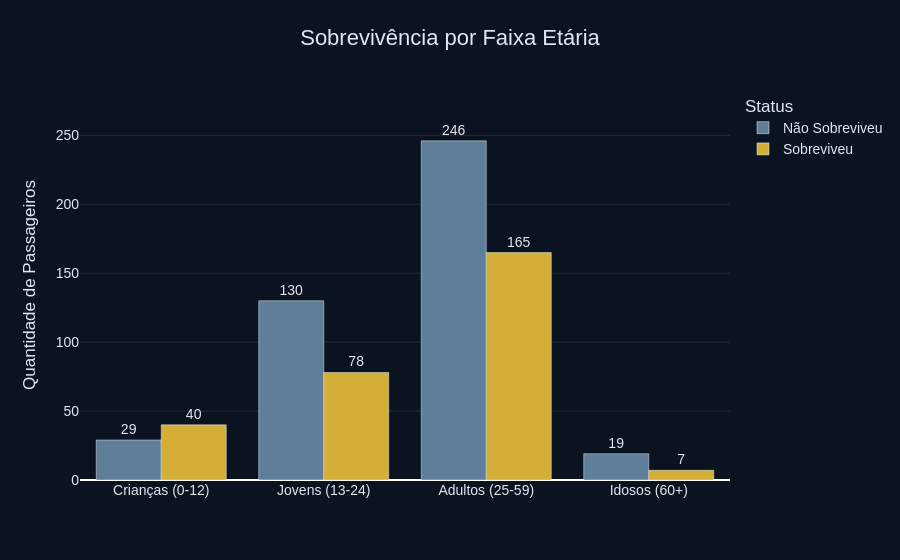

The notebook cell saved with this chart:
### Markdown cell above
### 3.4. Sobrevivência por Faixa Etária

### Code cell
# 1. Feature Engineering (Engenharia de Atributos): Discretização da variável contínua 'Age' em categorias lógicas
bins = [0, 12, 24, 59, 100]
labels = ['Crianças (0-12)', 'Jovens (13-24)', 'Adultos (25-59)', 'Idosos (60+)']
train_df['Faixa_Etaria'] = pd.cut(train_df['Age'], bins=bins, labels=labels)

# 2. Preparação dos Dados: Agrupamento e contagem para otimização do plot, seguido do mapeamento da variável Target
age_surv = train_df.groupby(['Faixa_Etaria', 'Survived'], observed=True).size().reset_index(name='Count')
age_surv['Survived'] = age_surv['Survived'].map({0: 'Não Sobreviveu', 1: 'Sobreviveu'})

# 3. Criação da Figura: Gráfico de barras agrupado mantendo a paleta de cores padronizada do projeto
fig_age = px.bar(age_surv, x='Faixa_Etaria', y='Count', color='Survived', 
                 barmode='group', title="Sobrevivência por Faixa Etária",
                 color_discrete_map={'Não Sobreviveu': '#5E7E99', 'Sobreviveu': '#D4AF37'})

# 4. Rótulos e Interação: Exibição de valores literais sobre as barras e customização do tooltip contextual (hover)
fig_age.update_traces(
    textposition="outside",
    texttemplate="%{y:,.0f}",
    hovertemplate="<b>Faixa Etária: %{x}</b><br>Status: %{data.name}<br>Quantidade: %{y:,.0f} passageiros<extra></extra>"
)

# 5. Escala Dinâmica: Identificação da contagem máxima para evitar cortes visuais no limite superior do gráfico
max_count_age = age_surv['Count'].max()

# 6. Estilização do Layout: Aplicação do dark theme, customização tipográfica e ajuste de folga no eixo Y (15%)
fig_age.update_layout(
    separators=",.",
    title=dict(x=0.5, font=dict(size=22, family="Arial", color="#E2E8F0"), pad=dict(b=15)),
    margin=dict(t=90), 
    xaxis_title="", 
    yaxis_title="Quantidade de Passageiros",
    font=dict(family="Arial", size=14, color="#E2E8F0"),
    plot_bgcolor='#0B1320',
    paper_bgcolor='#0B1320',
    legend_title_text="Status",
    legend_title_font_color="#E2E8F0",
    legend_font_color="#E2E8F0",
    xaxis=dict(showgrid=False, color="#E2E8F0"),
    yaxis=dict(
        showgrid=True, 
        gridcolor="#1E293B", 
        color="#E2E8F0",
        range=[0, max_count_age * 1.15]
    )
)

fig_age.show()

# 7. Prevenção de Data Leakage e Limpeza: Remoção da feature textual temporária para garantir a compatibilidade com algoritmos de Machine Learning
train_df.drop(columns=['Faixa_Etaria'], inplace=True)

### Figure 1 — Plotly figure (JSON) as saved in the notebook; plotly's stock layout.template omitted (floating-point values rounded to 4 significant figures)
{"data": [{"alignmentgroup": "True", "hovertemplate": "<b>Faixa Etária: %{x}</b><br>Status: %{data.name}<br>Quantidade: %{y:,.0f} passageiros<extra></extra>", "legendgroup": "Não Sobreviveu", "marker": {"color": "#5E7E99", "pattern": {"shape": ""}}, "name": "Não Sobreviveu", "offsetgroup": "Não Sobreviveu", "orientation": "v", "showlegend": true, "textposition": "outside", "texttemplate": "%{y:,.0f}", "type": "bar", "x": ["Crianças (0-12)", "Jovens (13-24)", "Adultos (25-59)", "Idosos (60+)"], "xaxis": "x", "y": [29, 130, 246, 19], "yaxis": "y"}, {"alignmentgroup": "True", "hovertemplate": "<b>Faixa Etária: %{x}</b><br>Status: %{data.name}<br>Quantidade: %{y:,.0f} passageiros<extra></extra>", "legendgroup": "Sobreviveu", "marker": {"color": "#D4AF37", "pattern": {"shape": ""}}, "name": "Sobreviveu", "offsetgroup": "Sobreviveu", "orientation": "v", "showlegend": true, "textposition": "outside", "texttemplate": "%{y:,.0f}", "type": "bar", "x": ["Crianças (0-12)", "Jovens (13-24)", "Adultos (25-59)", "Idosos (60+)"], "xaxis": "x", "y": [40, 78, 165, 7], "yaxis": "y"}], "layout": {"barmode": "group", "font": {"color": "#E2E8F0", "family": "Arial", "size": 14}, "legend": {"font": {"color": "#E2E8F0"}, "title": {"font": {"color": "#E2E8F0"}, "text": "Status"}, "tracegroupgap": 0}, "margin": {"t": 90}, "paper_bgcolor": "#0B1320", "plot_bgcolor": "#0B1320", "separators": ",.", "title": {"font": {"color": "#E2E8F0", "family": "Arial", "size": 22}, "pad": {"b": 15}, "text": "Sobrevivência por Faixa Etária", "x": 0.5}, "xaxis": {"anchor": "y", "color": "#E2E8F0", "domain": [0, 1], "showgrid": false, "title": {"text": ""}}, "yaxis": {"anchor": "x", "color": "#E2E8F0", "domain": [0, 1], "gridcolor": "#1E293B", "range": [0, 282.9], "showgrid": true, "title": {"text": "Quantidade de Passageiros"}}}}
